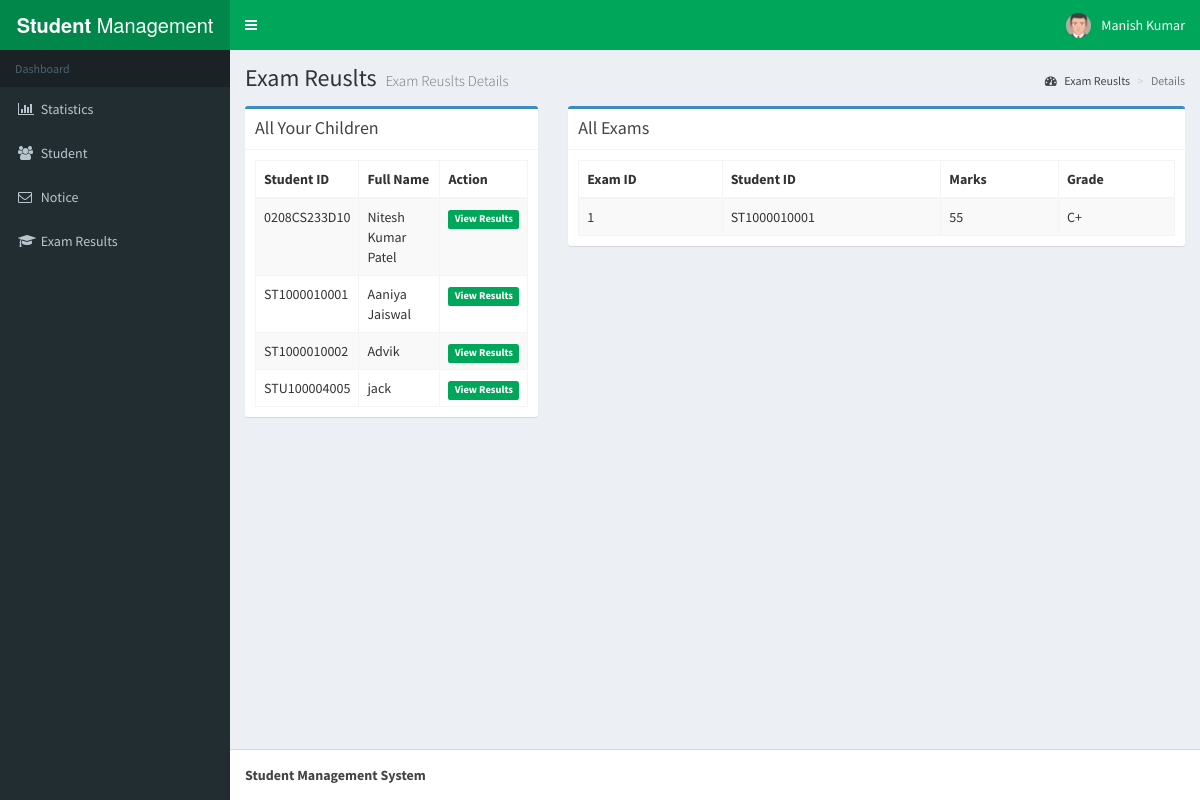
Screenshot of /examresults-par.php?sid=ST1000010001 (signed in) with the database file from the repository.
### tables this page shows
CREATE TABLE `student` (
  `sid` varchar(25) NOT NULL,
  `fname` varchar(50) NOT NULL,
  `lname` varchar(50) NOT NULL,
  `bday` date NOT NULL,
  `address` varchar(250) NOT NULL,
  `parent` int(10) NOT NULL,
  `gender` varchar(10) NOT NULL,
  `classroom` varchar(25) NOT NULL,
  `email` varchar(50) NOT NULL
);

CREATE TABLE `examresult` (
  `exam` int(11) NOT NULL,
  `student` varchar(50) NOT NULL,
  `marks` int(10) NOT NULL,
  `grade` varchar(10) NOT NULL
);

### examresults-par.php (the view, shortened to what this page needs)
<?php session_start();
include_once 'database.php';
?>
<!DOCTYPE html>
<html>
<head>
  <link rel="stylesheet" href="bower_components/bootstrap/dist/css/bootstrap.min.css">
  <link rel="stylesheet" href="bower_components/font-awesome/css/font-awesome.min.css">
  <link rel="stylesheet" href="bower_components/Ionicons/css/ionicons.min.css">
    <link rel="stylesheet" href="bower_components/datatables.net-bs/css/dataTables.bootstrap.min.css">
  <link rel="stylesheet" href="bower_components/bootstrap-daterangepicker/daterangepicker.css">
    <link rel="stylesheet" href="plugins/timepicker/bootstrap-timepicker.min.css">
  <link rel="stylesheet" href="bower_components/bootstrap-datepicker/dist/css/bootstrap-datepicker.min.css">
  <link rel="stylesheet" href="bower_components/select2/dist/css/select2.min.css">
  <link rel="stylesheet" href="dist/css/AdminLTE.min.css">
  <link rel="stylesheet" href="dist/css/skins/_all-skins.min.css">
</head>
<body class="hold-transition skin-green sidebar-mini">
<div class="wrapper">
 <?php include_once 'header.php'; ?>
  <?php include_once 'sidebar.php'; ?>
  <div class="content-wrapper">
    <section class="content-header">
      <h1>
        Exam Reuslts
        <small>Exam Reuslts Details</small>
      </h1>
      <ol class="breadcrumb">
        <li><a href="#"><i class="fa fa-dashboard"></i> Exam Reuslts</a></li>
        <li class="active">Details</li>
      </ol>
    </section>
    <section class="content">
 <div class="row">
 <div class="col-xs-4">
<div class="box box-primary">
            <div class="box-header with-border">
              <h3 class="box-title">All Your Children</h3>
            </div>
            <div class="box-body">
              <table id="example1" class="table table-bordered table-striped">
                <thead>
                <tr>
                  <th>Student ID</th>
                  <th>Full Name</th>
                 <th>Action</th>
                </tr>
                </thead>
                <tbody>
                  <?php
                  $sql = "SELECT * FROM student where parent =".$_SESSION['uid'];
                  $result = $conn->query($sql);
                  if ($result->num_rows > 0) {
                     while($row = $result->fetch_assoc()) {
                      echo "<tr><td> " . $row["sid"]. " </td><td> " . $row["fname"]." ". $row["lname"]. " </td><td><a href='examresults-par.php?sid=". $row["sid"]."'><small class='label  bg-green'>View Results</small></a></td></tr>";
                       }
                                  }
                  ?>
                </tbody>
              </table>
            </div>
          </div></div>
          <div class="col-xs-8">
            <?php if(isset($_GET['sid'])){ ?>
 <div class="box box-primary">
            <div class="box-header with-border">
              <h3 class="box-title">All Exams</h3>
            </div>
            <div class="box-body">
              <table id="example12" class="table table-bordered table-striped">
                <thead>
                <tr>
                  <th>Exam ID</th>
                  <th>Student ID</th>
                  <th>Marks</th>
                  <th>Grade</th>
                </tr>
                </thead>
                <tbody>
                  <?php
                  $sql = "SELECT * FROM examresult where student='".$_GET['sid']."'";
                  $result = $conn->query($sql);
                  if ($result->num_rows > 0) {
                     while($row = $result->fetch_assoc()) {
                      echo "<tr><td> " . $row["exam"]. " </td><td> " . $row["student"]." </td><td> " . $row["marks"]." </td><td> " . $row["grade"]. "</td></tr>";
                       }
                                  }
                  ?>
                </tbody>
              </table>
            </div>
          </div>
            <?php } ?>
          </div>
        </div>
    </section>
  </div>
   <?php include_once 'footer.php'; ?>
</div>
</body>
</html>

### rows the page displays
student: sid "0208CS233D10", fname "Nitesh Kumar", lname "Patel"
student: sid "ST1000010001", fname "Aaniya", lname "Jaiswal"
student: sid "ST1000010002", fname "Advik"
student: sid "STU100004005", fname "jack"
examresult: exam "1", student "ST1000010001", marks "55", grade "C+"

### other values shown
$_SESSION['user'] "Manish Kumar"
